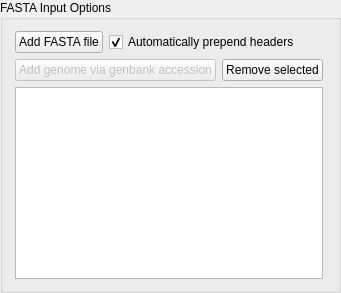
         <widget class="QGroupBox" name="input_groupBox">
          <property name="sizePolicy">
           <sizepolicy hsizetype="MinimumExpanding" vsizetype="Preferred">
            <horstretch>0</horstretch>
            <verstretch>0</verstretch>
           </sizepolicy>
          </property>
          <property name="minimumSize">
           <size>
            <width>0</width>
            <height>190</height>
           </size>
          </property>
          <property name="title">
           <string>FASTA Input Options</string>
          </property>
          <layout class="QVBoxLayout" name="verticalLayout_7">
           <item>
            <layout class="QVBoxLayout" name="verticalLayout_5">
             <property name="sizeConstraint">
              <enum>QLayout::SetDefaultConstraint</enum>
             </property>
             <property name="leftMargin">
              <number>1</number>
             </property>
             <property name="rightMargin">
              <number>4</number>
             </property>
             <item>
              <layout class="QGridLayout" name="gridLayout_7">
               <item row="0" column="0">
                <widget class="QPushButton" name="add_fasta_button">
                 <property name="maximumSize">
                  <size>
                   <width>110</width>
                   <height>16777215</height>
                  </size>
                 </property>
                 <property name="text">
                  <string>Add FASTA file</string>
                 </property>
                </widget>
               </item>
               <item row="0" column="1">
                <widget class="QCheckBox" name="auto_prepend_headers_checkbox">
                 <property name="sizePolicy">
                  <sizepolicy hsizetype="MinimumExpanding" vsizetype="Fixed">
                   <horstretch>0</horstretch>
                   <verstretch>0</verstretch>
                  </sizepolicy>
                 </property>
                 <property name="text">
                  <string>Automatically prepend headers</string>
                 </property>
                 <property name="checked">
                  <bool>true</bool>
                 </property>
                </widget>
               </item>
              </layout>
             </item>
             <item>
              <layout class="QGridLayout" name="gridLayout_8">
               <item row="0" column="1">
                <widget class="QPushButton" name="remove_input_button">
                 <property name="sizePolicy">
                  <sizepolicy hsizetype="Preferred" vsizetype="Fixed">
                   <horstretch>0</horstretch>
                   <verstretch>0</verstretch>
                  </sizepolicy>
                 </property>
                 <property name="text">
                  <string>Remove selected</string>
                 </property>
                </widget>
               </item>
               <item row="0" column="0">
                <widget class="QPushButton" name="add_genome_button">
                 <property name="enabled">
                  <bool>false</bool>
                 </property>
                 <property name="sizePolicy">
                  <sizepolicy hsizetype="MinimumExpanding" vsizetype="Fixed">
                   <horstretch>0</horstretch>
                   <verstretch>0</verstretch>
                  </sizepolicy>
                 </property>
                 <property name="text">
                  <string>Add genome via genbank accession</string>
                 </property>
                </widget>
               </item>
              </layout>
             </item>
             <item>
              <widget class="QListWidget" name="sequence_source_listwidget">
               <property name="sizePolicy">
                <sizepolicy hsizetype="MinimumExpanding" vsizetype="Preferred">
                 <horstretch>1</horstretch>
                 <verstretch>0</verstretch>
                </sizepolicy>
               </property>
              </widget>
             </item>
            </layout>
           </item>
          </layout>
         </widget>
